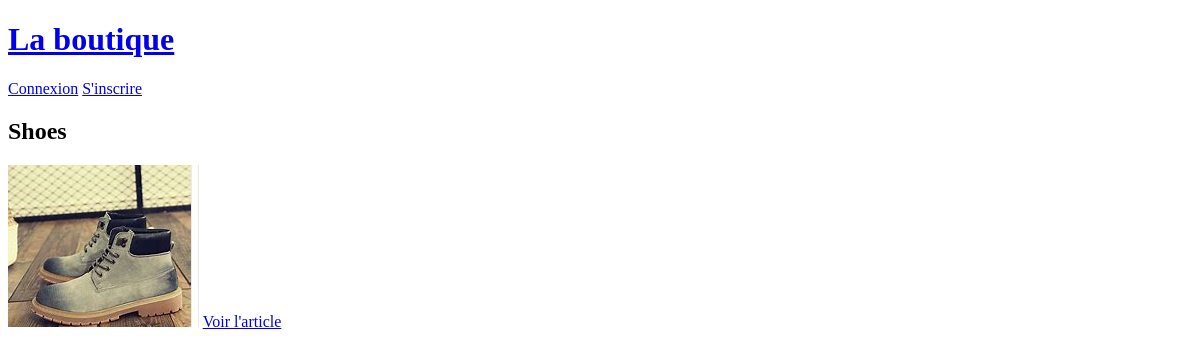
Before: / with the older database file.
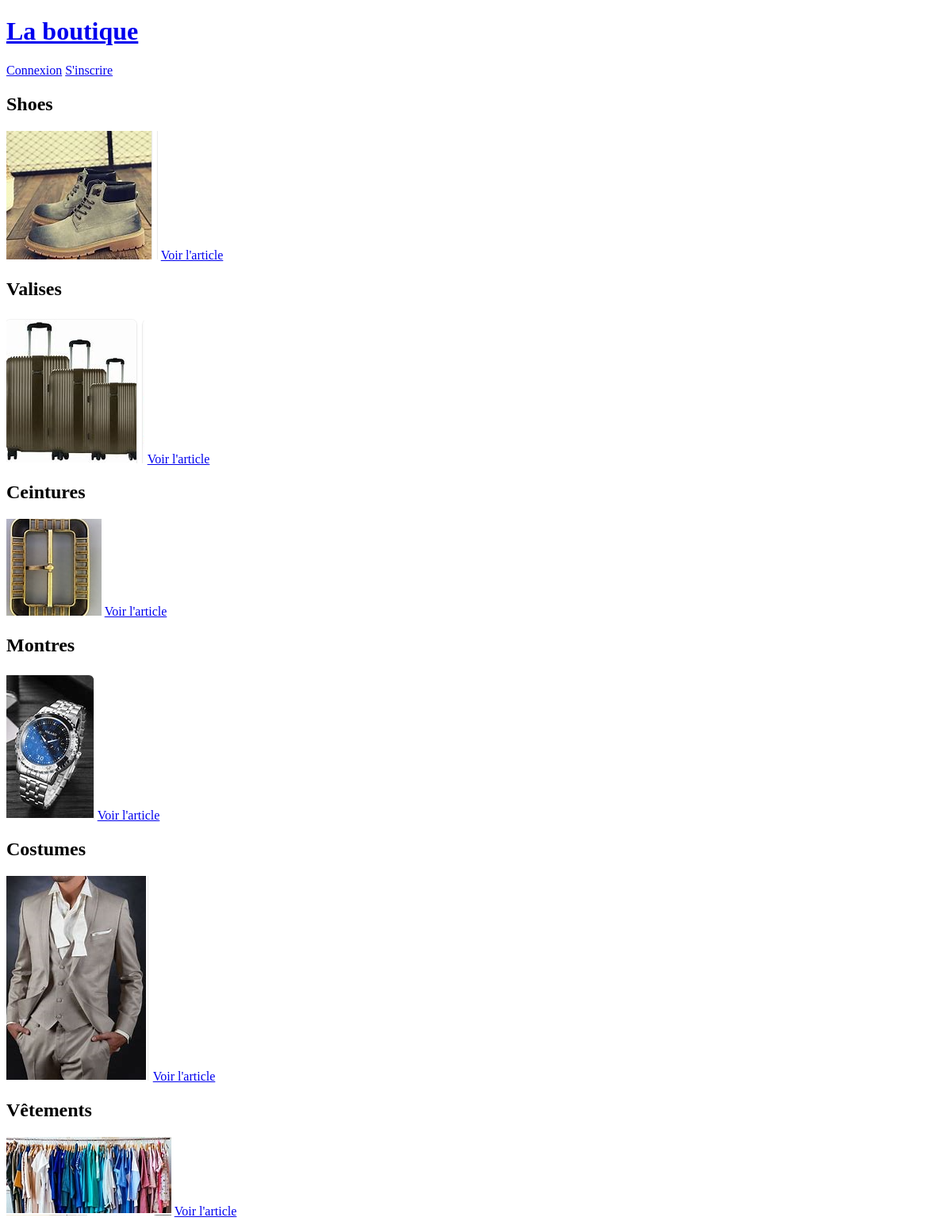
After: the same page with the newer database file.
### store/models.py (models this page shows, shortened)
class Produit(models.Model):
    name = models.CharField(max_length=255)
    slug = models.SlugField(max_length=255)
    price = models.FloatField(default=0.0)
    stock = models.IntegerField(default=0)
    description = models.TextField(blank=True)
    thumbnail = models.ImageField(upload_to="articles", blank=True, null=True)
    def get_absolute_url(self):
        return reverse('produit', kwargs={'slug': self.slug})

### store/views.py (the view)
# urls.py: path('', index, name='index'),
def index(request):
    produits = Produit.objects.all()
    return render(request, 'store/index.html', context={'produits': produits})

### store/templates/store/index.html
{% extends 'base.html' %}
{%  block content %}
 {% for produit in produits %}
    <h2>{{ produit.name }}</h2>
    <img src="{{produit.thumbnail.url}}"alt="{{produit.name}}"  styles="max-width: 250px;">
    <a href="{{produit.get_absolute_url}} ">Voir l'article</a>
 {% endfor %}
{% endblock %}

### templates/base.html (shortened to what this page needs)
<!DOCTYPE html>
<html lang="fr">
<head>
</head>
<body>
<a href="{% url 'index' %}">
    <h1>La boutique</h1>
</a>
{% if  user.is_authenticated %}
     {{ user.username}}
     <a href="{% url 'logout' %}">Deconnexion</a>
{% else %}
     <a href="{% url 'login' %}">Connexion</a>
     <a href="{% url 'signup' %}">S'inscrire</a>
{% endif %}
{% block content %}
{% endblock %}
</body>
</html>

Changed rows visible on the page:
added Produit: name "Valises", thumbnail (picture)
added Produit: name "Ceintures", thumbnail (picture)
added Produit: name "Montres", thumbnail (picture)
added Produit: name "Costumes", thumbnail (picture)
added Produit: name "Vêtements", thumbnail (picture)
